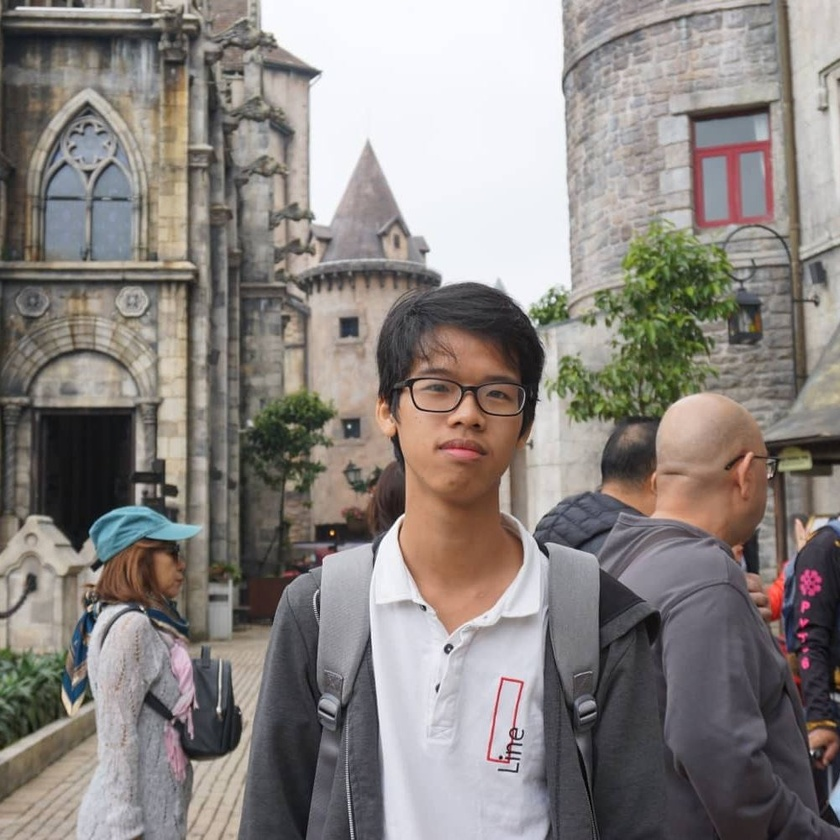
#> input picture computer-vision/images/me.jpg, 840 x 840 px, shrunk from 1000 x 1000 before the run
$ jupyter execute opencv-test.ipynb
#> lines starting #> are read from the running program, lines starting #| are printed output that depends on the picture
[cell 1]
import cv2
print(cv2.__version__)

[cell 2]
import matplotlib.pyplot as plt

[cell 3]
img = cv2.imread("./images/me.jpg", 0);
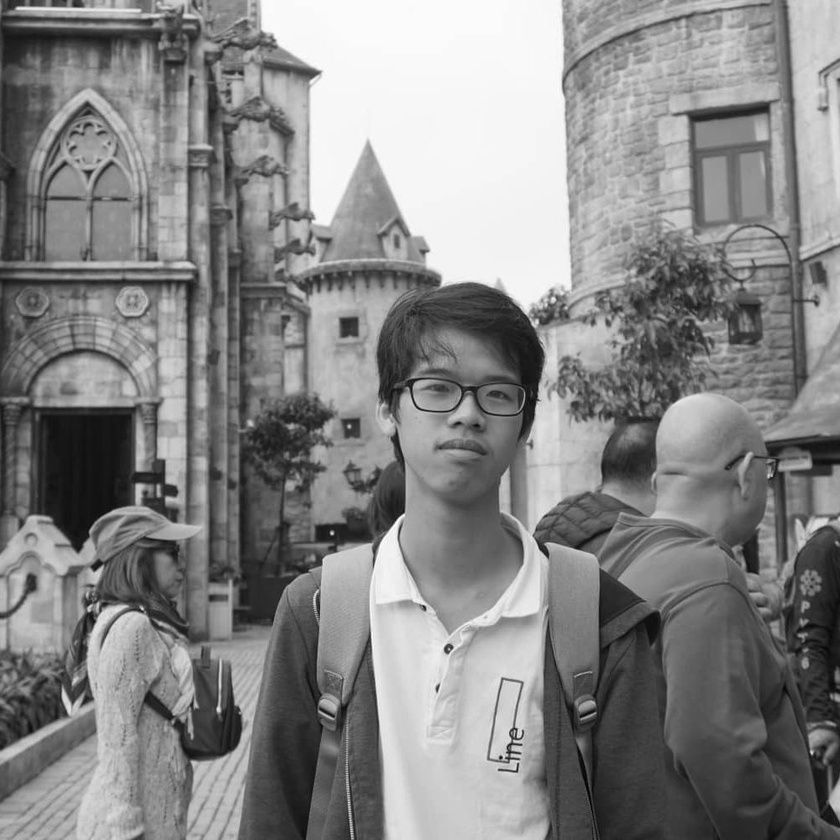
#> img: shape (840, 840); min 0, max 255, mean 133.3

[cell 4]
RGB_img = cv2.cvtColor(img, cv2.COLOR_BGR2RGB)
plt.imshow(RGB_img)
plt.show()


$ run again, with computer-vision/images/blue.jpg copied over computer-vision/images/me.jpg
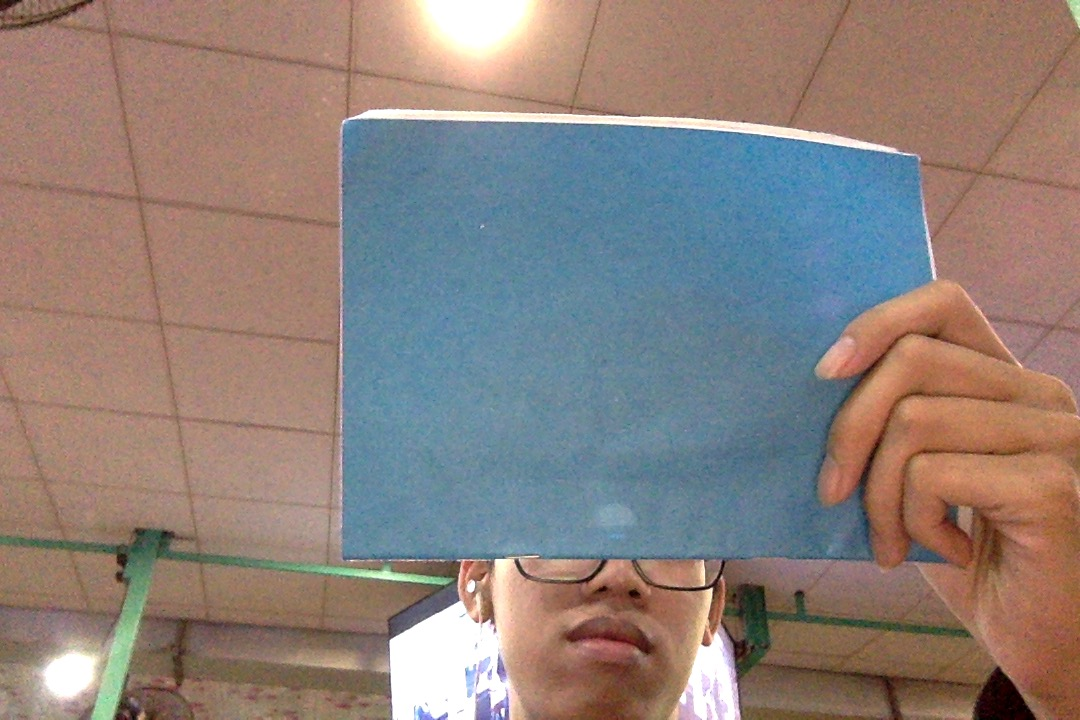
#> input picture computer-vision/images/blue.jpg, 1080 x 720 px
#> `img = cv2.imread("./images/me.jpg", 0);`:
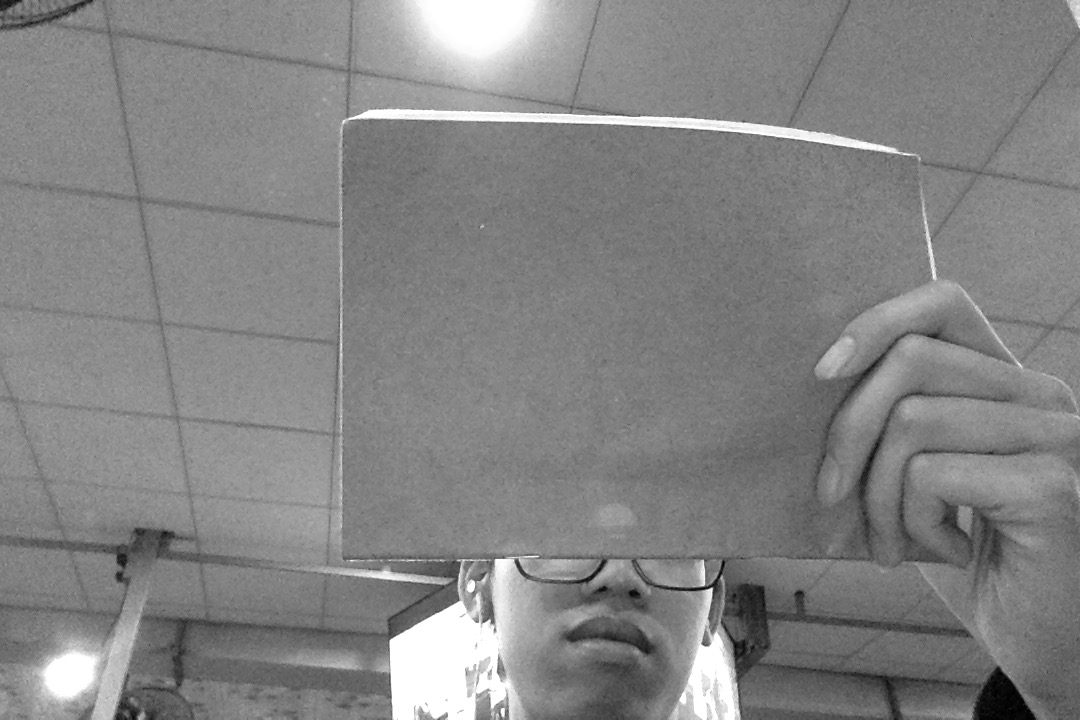
#> img: shape (720, 1080); min 0, max 255, mean 131.7

$ run again, with computer-vision/images/hsv_opencv.png saved as computer-vision/images/me.jpg
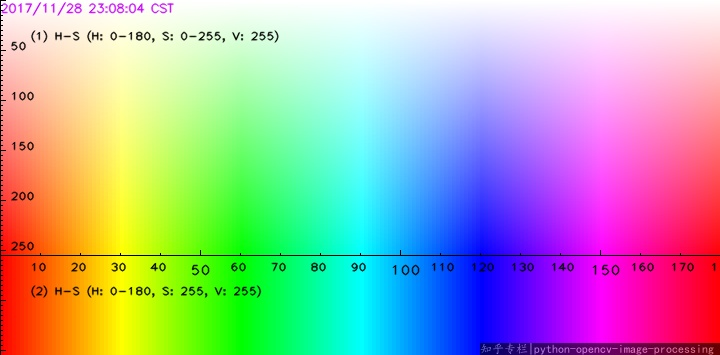
#> input picture computer-vision/images/hsv_opencv.png, 720 x 355 px
#> `img = cv2.imread("./images/me.jpg", 0);`:
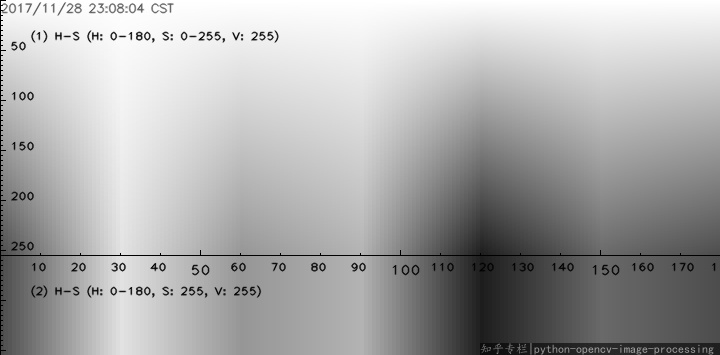
#> img: shape (355, 720); min 0, max 255, mean 170.7
